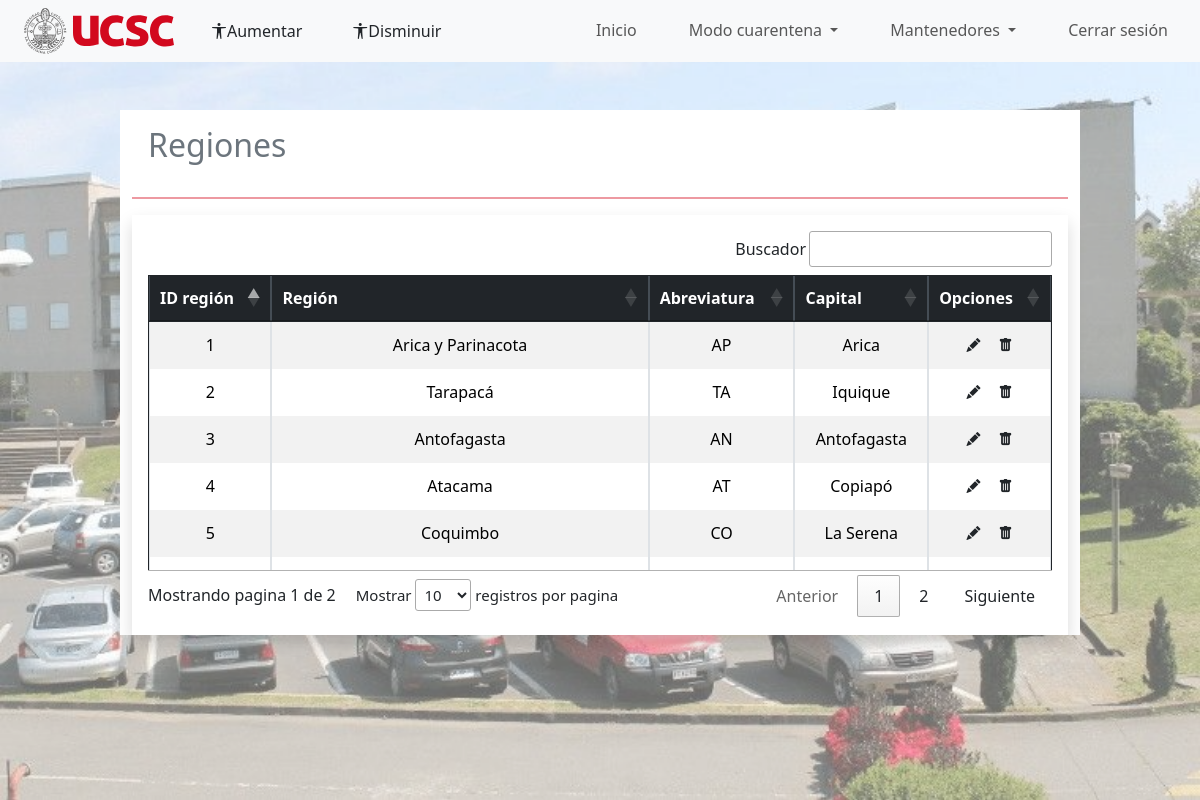
Page /index.php?p=admin/admin_regiones (signed in) on the committed database.
### tables this page shows
CREATE TABLE `regiones` (
  `id` int(11) NOT NULL,
  `region` varchar(64) NOT NULL,
  `abreviatura` varchar(4) NOT NULL,
  `capital` varchar(64) NOT NULL
);

### index.php (called while the page is built, shortened)
<?php
$pagina = isset($_GET['p']) ? strtolower($_GET['p']) : 'auth/login';
require_once 'includes/header.php';
require_once 'pages/' . $pagina . '.php';

### pages/admin/admin_regiones.php (the view, shortened to what this page needs)
<div class="container-fluid">
        <div class="container-fluid">
            <div class="row">
                <div class="col-10 bg-white offset-1 mt-5">
                    <div class="h2 p-3 text-secondary ">Regiones</div>
                    <hr class="border border-danger border-1 opacity-50">
                    <div class="table-responsive shadow p-3">
                        <table class="table table-hover table-bordered border-dark  table-striped text-center" id="miTabla">
                            <thead class="table-dark">
                                <tr>
                                    <th scope="col">ID región</th>
                                    <th scope="col">Región</th>
                                    <th scope="col">Abreviatura</th>
                                    <th scope="col">Capital</th>
                                    <th scope="col">Opciones</th>
                                </tr>
                            </thead>
                            <tbody class="table-group-divider">
                                <?php
                                require __DIR__ . '/../../modelo/conexion.php';
                                $sql = "SELECT * FROM regiones";
                                $resultado = mysqli_query($conexion, "$sql");
                                while ($row = mysqli_fetch_assoc($resultado)) {
                                    echo "<tr id='{$row["id"]}'>";
                                    echo "<td data-target='id_region'>" . $row["id"] . "</td>";
                                    echo "<td data-target='region'>" . $row["region"] . "</td>";
                                    echo "<td data-target='abreviatura'>" . $row["abreviatura"] . "</td>";
                                    echo "<td data-target='capital'>" . $row["capital"] . "</td>";
                                    echo "<td>";
                                    echo "<a href='#' class='btn btn-sm' data-role='update_region' data-id_region='" . $row['id'] . "'>";
                                    echo "<i class='bi bi-pencil-fill'></i>";
                                    echo "</a>";
                                    echo "<a href='#' class='btn btn-sm' data-role='eliminar' data-id='" . $row['id'] . "'>";
                                    echo "<i class='bi bi-trash-fill'></i>";
                                    echo "</a>";
                                    echo "</td>";
                                    echo "</tr>";
                                }
                                ?>
                            </tbody>
                        </table>
                    </div>
                </div>
            </div>
        </div>
    </div>

### css/style_inicio.css (style rules this page uses)
* { margin: 0; padding: 0; }

### css/style-perfil.css (style rules this page uses)
#miTabla tbody td { text-align: center !important; }

### rows in the picture
regiones: id "1", region "Arica y Parinacota", abreviatura "AP", capital "Arica"
regiones: id "2", region "Tarapacá", abreviatura "TA", capital "Iquique"
regiones: id "3", region "Antofagasta", abreviatura "AN", capital "Antofagasta"
regiones: id "4", region "Atacama", abreviatura "AT", capital "Copiapó"
regiones: id "5", region "Coquimbo", abreviatura "CO", capital "La Serena"
